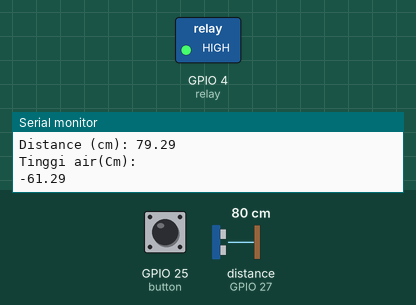
Bench run of a sketch on a simulated ESP32. On the bench: switched loads named in the sketch (green lamp = pin HIGH), the last lines printed to the serial monitor. Wiring (inferred from the names in the program): ultrasonic range finder: trigger GPIO 14; echo GPIO 27. Inputs (shaded band) come from the test bench; at power-on: distance to the obstacle (sensor on GPIO 27) 80 cm, GPIO 25 (button) HIGH. The echo pulse lasts 58.3 µs per cm; WiFi joins after 1.5 s; servers stay silent unless stated; pins used as bus, display or sensor lines are not drawn.

Above: at 3.0 s.
3.1 s: distance to the obstacle (sensor on GPIO 27) set to 2 cm
7.3 s: GPIO 25 (button) pulled LOW for 1 s
At 8.4 s:
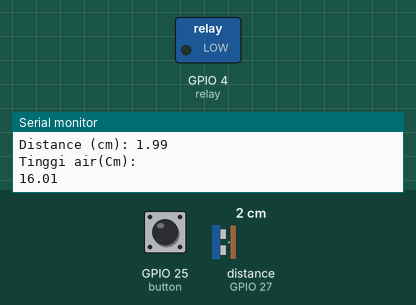
Timing chart, 0 to 10.5 s (numbered marks = the images above; inputs shaded):
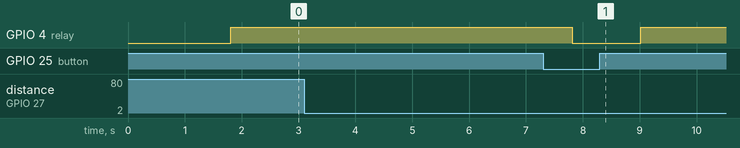

The sketch:

main.ino
```cpp
//Komunikasi dengan Blynk
#define BLYNK_PRINT Serial
#define BLYNK_TEMPLATE_ID "your_template_id"
#define BLYNK_TEMPLATE_NAME "your_template_name"
#define BLYNK_AUTH_TOKEN "your_auth_token"
#include <BlynkSimpleEsp32.h>
#define SOUND_SPEED 0.034
#include <WiFi.h>
#include <WiFiClient.h>
const char* ssid = "name_your_wifi";
const char* pass = "your_password";
const int trigPin = 14;
const int echoPin = 27;
const int button = 25;
const int relay = 4;
BlynkTimer timer;
long duration;
float distanceCm;
int buttonState = 0;
bool pumpState = false;
bool lastButtonState = HIGH;
int jarakmaks = 18; //fill with your tank height
float tinggiAir;
int tinggiAirmaks = 14.8; //fill with your target
void pembacaan(){
  digitalWrite(trigPin, LOW);
  delayMicroseconds(2);
  digitalWrite(trigPin, HIGH);
  delayMicroseconds(10);
  digitalWrite(trigPin, LOW);

  duration = pulseIn(echoPin, HIGH);
  distanceCm = duration * SOUND_SPEED/2;
  Serial.print("Distance (cm): ");
  Serial.println(distanceCm);

  tinggiAir = jarakmaks - distanceCm;
  Serial.println("Tinggi air(Cm): ");
  Serial.println(tinggiAir);
  Blynk.virtualWrite(V2, tinggiAir);
  delay(1000);
  if (tinggiAir >= tinggiAirmaks){
    Blynk.logEvent("fulltank", "Tangki Air Sudah Penuh!");
    digitalWrite(relay, HIGH);
    Serial.println("Tangki air sudah penuh!");
  }
}

BLYNK_WRITE(V3) {
  bool Relay = param.asInt();
  if (Relay == 1) {
    digitalWrite(relay, LOW);
  } else {
    digitalWrite(relay, HIGH);
  }
}

void setup() {
  Serial.begin(115200);
  pinMode(trigPin, OUTPUT);
  pinMode(echoPin, INPUT);
  Blynk.begin(BLYNK_AUTH_TOKEN, ssid, pass,"blynk.cloud",80);
  timer.setInterval(1000L, pembacaan);
  pinMode(button, INPUT_PULLUP);
  pinMode(relay, OUTPUT);
  digitalWrite(relay, HIGH);
}
void loop() {
  bool currentButton = digitalRead(button);
  Serial.println(currentButton);
  if (lastButtonState == HIGH && currentButton == LOW) {
    pumpState = true;
    digitalWrite(relay, LOW);
    delay(200);
  }
  lastButtonState = currentButton;
  Blynk.run();
  timer.run();
}
```

Measured:
- after the input at 7.3 s, GPIO 4 (relay): HIGH → LOW after 0.52 s, → HIGH 1.2 s later
